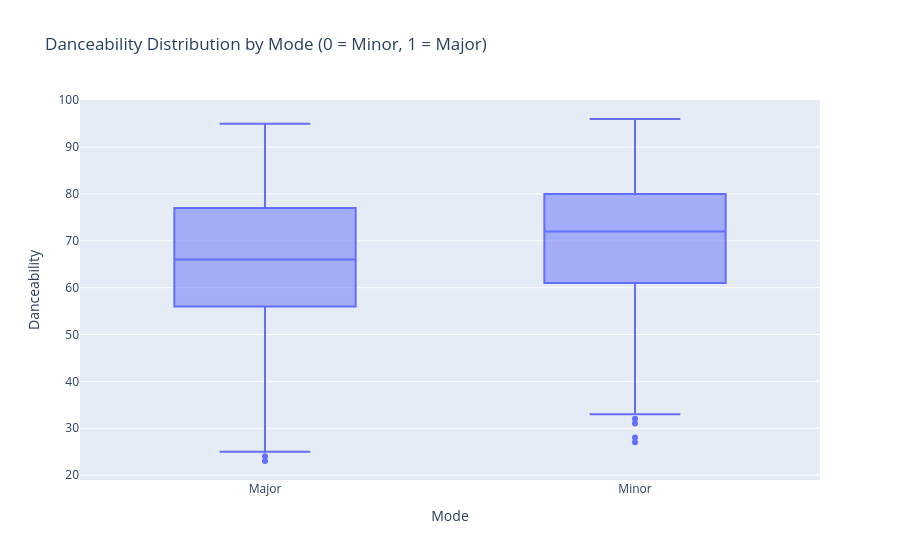

Notebook source saved alongside this figure:
### Markdown cell above
# 8 Danceability Distribution by Mode(box chart)

### Code cell
fig = px.box(
    df,
    x='mode',
    y='danceability_%',
    title='Danceability Distribution by Mode (0 = Minor, 1 = Major)',
    labels={'mode': 'Mode', 'danceability_%': 'Danceability'}
)
fig.show()

### Figure 1 — Plotly figure (JSON) as saved in the notebook; plotly's stock layout.template omitted (floating-point values rounded to 4 significant figures; data arrays with more than 128 entries replaced by an {"elided": "..."} marker saying what was removed)
{"data": [{"alignmentgroup": "True", "hovertemplate": "Mode=%{x}<br>Danceability=%{y}<extra></extra>", "legendgroup": "", "marker": {"color": "#636efa"}, "name": "", "notched": false, "offsetgroup": "", "orientation": "v", "showlegend": false, "type": "box", "x": {"elided": "816 str values"}, "x0": " ", "xaxis": "x", "y": {"elided": "816 int values"}, "y0": " ", "yaxis": "y"}], "layout": {"boxmode": "group", "legend": {"tracegroupgap": 0}, "title": {"text": "Danceability Distribution by Mode (0 = Minor, 1 = Major)"}, "xaxis": {"anchor": "y", "domain": [0, 1], "title": {"text": "Mode"}}, "yaxis": {"anchor": "x", "domain": [0, 1], "title": {"text": "Danceability"}}}}
